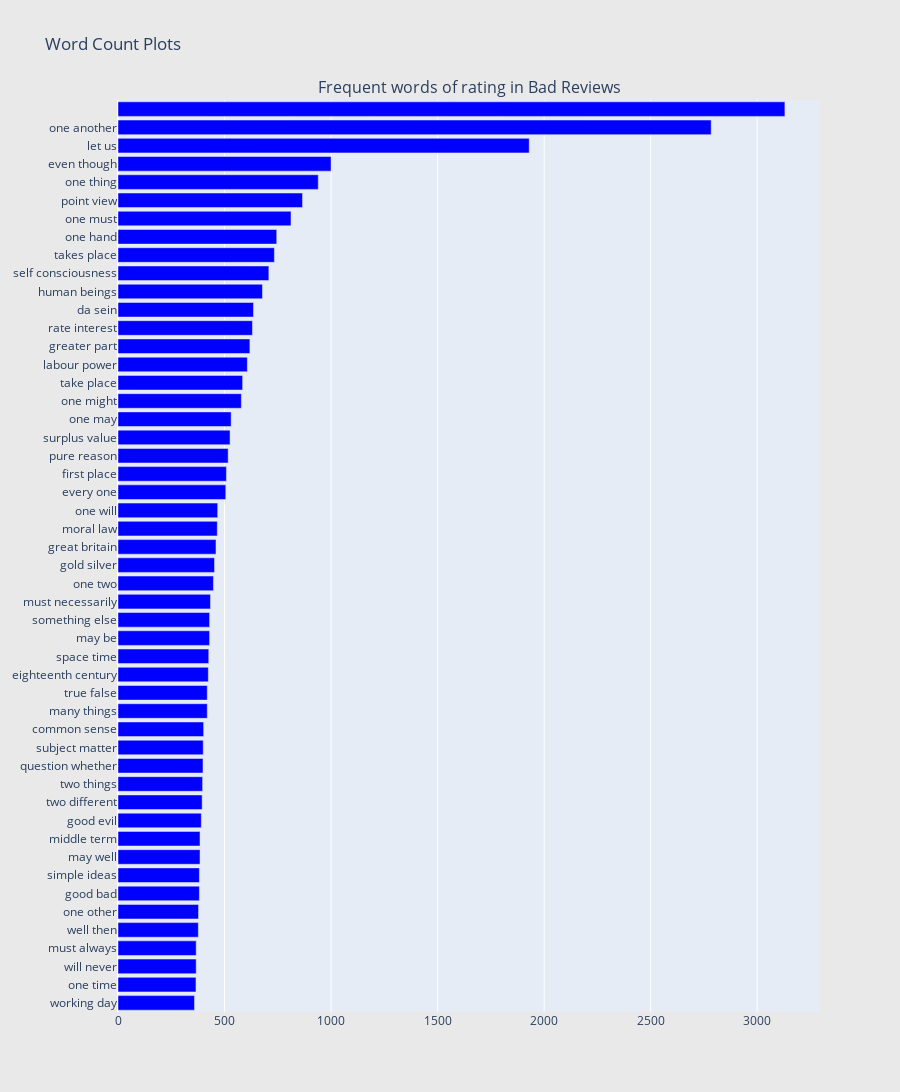

Write notebook code for a chart like this one.
### Code cell
## Get the bar chart from bad reviews ##
freq_dict = defaultdict(int)
for sent in df["sentence_lowered"]:
    for word in generate_ngrams(sent,2):
        freq_dict[word] += 1
fd_sorted = pd.DataFrame(sorted(freq_dict.items(), key=lambda x: x[1])[::-1])
fd_sorted.columns = ["word", "wordcount"]
trace0 = horizontal_bar_chart(fd_sorted.head(50), 'blue')

# ## Get the bar chart from good Reviews ##
# freq_dict = defaultdict(int)
# for sent in good_df["Reviews"]:
#     for word in generate_ngrams(sent):
#         freq_dict[word] += 1
# fd_sorted = pd.DataFrame(sorted(freq_dict.items(), key=lambda x: x[1])[::-1])
# fd_sorted.columns = ["word", "wordcount"]
# trace1 = horizontal_bar_chart(fd_sorted.head(50), 'blue')

# Creating two subplots
fig = tools.make_subplots(rows=1, cols=1, vertical_spacing=0.04,
                          subplot_titles=["Frequent words of rating in Bad Reviews", 
                                          "Frequent words of rating in Good Reviews"])
fig.append_trace(trace0, 1, 1)
#fig.append_trace(trace1, 1, 2)
fig['layout'].update(height=1200, width=900, paper_bgcolor='rgb(233,233,233)', title="Word Count Plots")
py.iplot(fig, filename='word-plots')

### Figure 1 — Plotly figure (JSON) as saved in the notebook; plotly's stock layout.template omitted (floating-point values rounded to 4 significant figures)
{"data": [{"marker": {"color": "blue"}, "orientation": "h", "showlegend": false, "type": "bar", "x": [359, 366, 367, 367, 377, 378, 382, 382, 385, 385, 391, 395, 397, 399, 400, 402, 419, 419, 424, 426, 430, 430, 434, 448, 453, 460, 466, 468, 506, 509, 517, 526, 531, 579, 585, 607, 619, 631, 636, 678, 708, 734, 745, 812, 866, 940, 1000, 1930, 2784, 3130], "xaxis": "x", "y": ["working day", "one time", "will never", "must always", "well then", "one other", "good bad", "simple ideas", "may well", "middle term", "good evil", "two different", "two things", "question whether", "subject matter", "common sense", "many things", "true false", "eighteenth century", "space time", "may be", "something else", "must necessarily", "one two", "gold silver", "great britain", "moral law", "one will", "every one", "first place", "pure reason", "surplus value", "one may", "one might", "take place", "labour power", "greater part", "rate interest", "da sein", "human beings", "self consciousness", "takes place", "one hand", "one must", "point view", "one thing", "even though", "let us", "one another", " "], "yaxis": "y"}], "layout": {"annotations": [{"font": {"size": 16}, "showarrow": false, "text": "Frequent words of rating in Bad Reviews", "x": 0.5, "xanchor": "center", "xref": "paper", "y": 1, "yanchor": "bottom", "yref": "paper"}], "height": 1200, "paper_bgcolor": "rgb(233,233,233)", "title": {"text": "Word Count Plots"}, "width": 900, "xaxis": {"anchor": "y", "domain": [0, 1]}, "yaxis": {"anchor": "x", "domain": [0, 1]}}}
